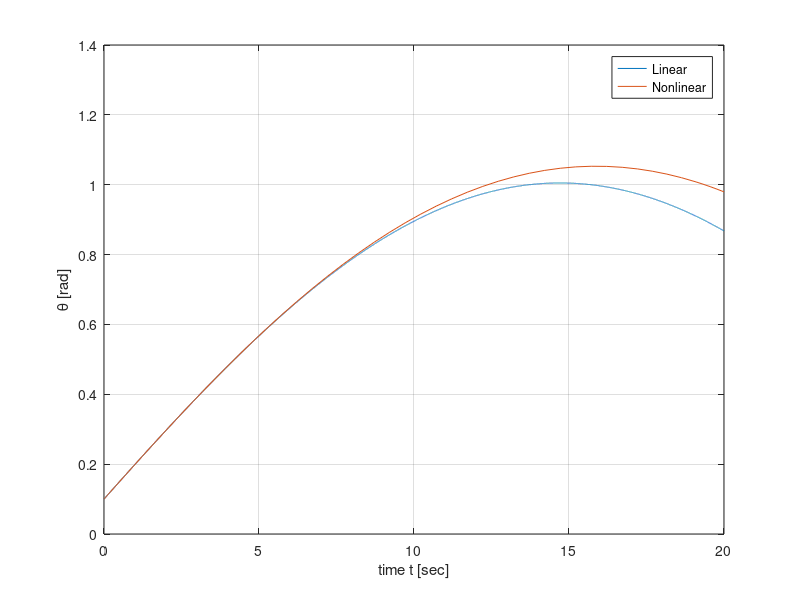
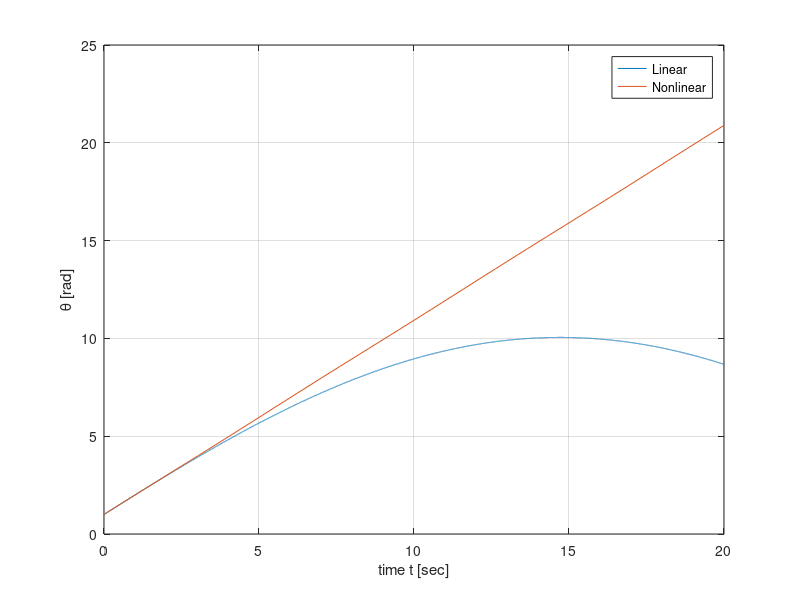

Here is the MATLAB script that generated these plots, in order:
%% Question 9 - Nguyen Vo
a=0.1^2; % Define a
% Define the  function matrix with z-variables and z-values
zdot=@(t,z)([z(2);-a*sin(z(1))]);
%% Part a - theta(0)=0.1 and theta_dot(0)=0.1
tspan=[0 20]; % Time span
z0=[0.1;0.1]; % Initial Conditions of a)
options=odeset('reltol',1e-6,'abstol',1e-8); % Set Solver Options
% Solving the ode
[t sol]=ode45(zdot,tspan,z0,options);
th=sol(:,1); % Extract theta(non-linear)
% Setting up the linear ode solution
tl=0:0.001:20;
th_linear=sin(0.1*tl)+0.1*cos(0.1*tl);
% Plotting of theta (linear and exact)
figure(1);
plot(tl,th_linear,t,th);
legend('Linear','Nonlinear');
xlabel('time t [sec]');
ylabel('\theta [rad]');
grid on; 

%% Part b - theta(0)=1 and theta_dot(0)=1
tspan=[0 20]; % Time span
z0=[1;1]; % Initial Conditions of b)
options=odeset('reltol',1e-6,'abstol',1e-8); % Set solver options
% Solving the ode
[t sol]=ode45(zdot,tspan,z0,options);
th=sol(:,1); % Extract theta(non-linear)
% Setting up the linear ode solution
tl=0:0.001:20;
th_linear=10*sin(0.1*tl)+cos(0.1*tl);
% Plotting of theta (linear and exact)
figure(2);
plot(tl,th_linear,t,th);
legend('Linear','Nonlinear');
xlabel('time t [sec]');
ylabel('\theta [rad]');
grid on; 
